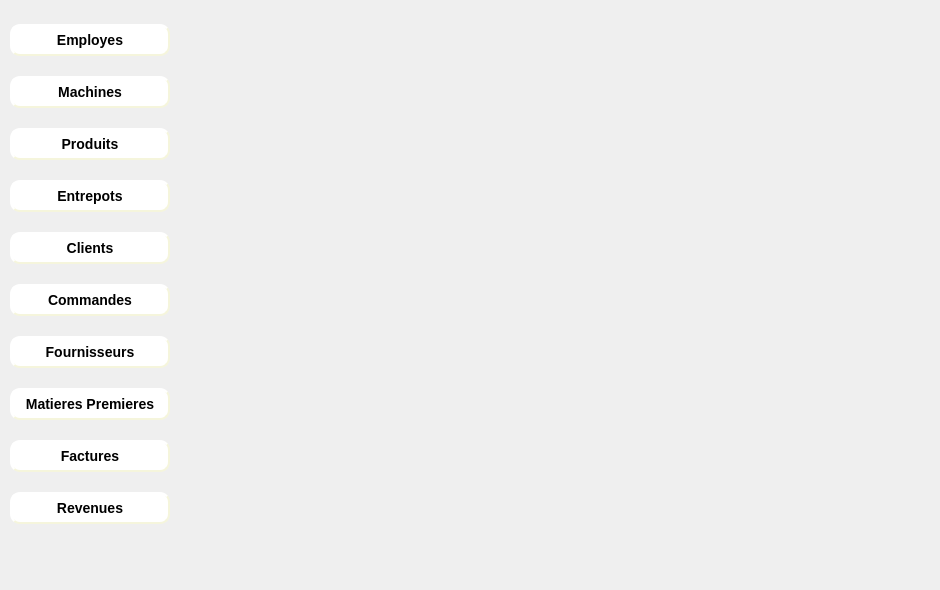
    <widget class="QWidget" name="page">
     <widget class="QLabel" name="label_2">
      <property name="geometry">
       <rect>
        <x>0</x>
        <y>0</y>
        <width>181</width>
        <height>581</height>
       </rect>
      </property>
      <property name="text">
       <string/>
      </property>
      <property name="pixmap">
       <pixmap>../Bouttons/fontFinal.jpg</pixmap>
      </property>
      <property name="scaledContents">
       <bool>true</bool>
      </property>
     </widget>
     <widget class="QLabel" name="label_3">
      <property name="geometry">
       <rect>
        <x>180</x>
        <y>0</y>
        <width>751</width>
        <height>571</height>
       </rect>
      </property>
      <property name="text">
       <string/>
      </property>
      <property name="pixmap">
       <pixmap>../Bouttons/bonhomme.jpg</pixmap>
      </property>
      <property name="scaledContents">
       <bool>true</bool>
      </property>
     </widget>
     <widget class="QWidget" name="verticalLayoutWidget">
      <property name="geometry">
       <rect>
        <x>10</x>
        <y>10</y>
        <width>160</width>
        <height>531</height>
       </rect>
      </property>
      <layout class="QVBoxLayout" name="verticalLayout">
       <item>
        <widget class="QPushButton" name="pushButton_employes">
         <property name="styleSheet">
          <string notr="true">#pushButton_employes
{
	border-color: beige;
border-style: outset;
  border-width: 2px;
  border-radius: 10px;
  font: bold 14px;
  min-width: 6em;
  padding: 6px;
background-color: rgb(255, 255, 255);
}
#pushButton_employes:hover
{
	border-color: blue;
}</string>
         </property>
         <property name="text">
          <string>Employes</string>
         </property>
        </widget>
       </item>
       <item>
        <widget class="QPushButton" name="pushButton_machines">
         <property name="styleSheet">
          <string notr="true">#pushButton_machines
{
	border-color: beige;
border-style: outset;
  border-width: 2px;
  border-radius: 10px;
  font: bold 14px;
  min-width: 6em;
  padding: 6px;
background-color: rgb(255, 255, 255);
}
#pushButton_machines:hover
{
	border-color: blue;
}</string>
         </property>
         <property name="text">
          <string>Machines</string>
         </property>
        </widget>
       </item>
       <item>
        <widget class="QPushButton" name="pushButton_produits">
         <property name="styleSheet">
          <string notr="true">#pushButton_produits
{
	border-color: beige;
border-style: outset;
  border-width: 2px;
  border-radius: 10px;
  font: bold 14px;
  min-width: 6em;
  padding: 6px;
background-color: rgb(255, 255, 255);
}
#pushButton_produits:hover
{
	border-color: blue;
}</string>
         </property>
         <property name="text">
          <string>Produits</string>
         </property>
        </widget>
       </item>
       <item>
        <widget class="QPushButton" name="pushButton_entrepots">
         <property name="styleSheet">
          <string notr="true">#pushButton_entrepots
{
	border-color: beige;
border-style: outset;
  border-width: 2px;
  border-radius: 10px;
  font: bold 14px;
  min-width: 6em;
  padding: 6px;
background-color: rgb(255, 255, 255);
}
#pushButton_entrepots:hover
{
	border-color: blue;
}</string>
         </property>
         <property name="text">
          <string>Entrepots</string>
         </property>
        </widget>
       </item>
       <item>
        <widget class="QPushButton" name="pushButton_clients">
         <property name="styleSheet">
          <string notr="true">#pushButton_clients
{
	border-color: beige;
border-style: outset;
  border-width: 2px;
  border-radius: 10px;
  font: bold 14px;
  min-width: 6em;
  padding: 6px;
background-color: rgb(255, 255, 255);
}
#pushButton_clients:hover
{
	border-color: blue;
}</string>
         </property>
         <property name="text">
          <string>Clients</string>
         </property>
        </widget>
       </item>
       <item>
        <widget class="QPushButton" name="pushButton_commandes">
         <property name="styleSheet">
          <string notr="true">#pushButton_commandes
{
	border-color: beige;
border-style: outset;
  border-width: 2px;
  border-radius: 10px;
  font: bold 14px;
  min-width: 6em;
  padding: 6px;
background-color: rgb(255, 255, 255);
}
#pushButton_commandes:hover
{
	border-color: blue;
}</string>
         </property>
         <property name="text">
          <string>Commandes</string>
         </property>
        </widget>
       </item>
       <item>
        <widget class="QPushButton" name="pushButton_fournisseurs">
         <property name="styleSheet">
          <string notr="true">#pushButton_fournisseurs
{
	border-color: beige;
border-style: outset;
  border-width: 2px;
  border-radius: 10px;
  font: bold 14px;
  min-width: 6em;
  padding: 6px;
background-color: rgb(255, 255, 255);
}
#pushButton_fournisseurs:hover
{
	border-color: blue;
}</string>
         </property>
         <property name="text">
          <string>Fournisseurs</string>
         </property>
        </widget>
       </item>
       <item>
        <widget class="QPushButton" name="pushButton_matieres">
         <property name="styleSheet">
          <string notr="true">#pushButton_matieres
{
	border-color: beige;
border-style: outset;
  border-width: 2px;
  border-radius: 10px;
  font: bold 14px;
  min-width: 6em;
  padding: 6px;
background-color: rgb(255, 255, 255);
}
#pushButton_matieres:hover
{
	border-color: blue;
}</string>
         </property>
         <property name="text">
          <string>Matieres Premieres</string>
         </property>
        </widget>
       </item>
       <item>
        <widget class="QPushButton" name="pushButton_factures">
         <property name="styleSheet">
          <string notr="true">#pushButton_factures
{
	border-color: beige;
border-style: outset;
  border-width: 2px;
  border-radius: 10px;
  font: bold 14px;
  min-width: 6em;
  padding: 6px;
background-color: rgb(255, 255, 255);
}
#pushButton_factures:hover
{
	border-color: blue;
}</string>
         </property>
         <property name="text">
          <string>Factures</string>
         </property>
        </widget>
       </item>
       <item>
        <widget class="QPushButton" name="pushButton_revenues">
         <property name="styleSheet">
          <string notr="true">#pushButton_revenues
{
	border-color: beige;
border-style: outset;
  border-width: 2px;
  border-radius: 10px;
  font: bold 14px;
  min-width: 6em;
  padding: 6px;
background-color: rgb(255, 255, 255);
}
#pushButton_revenues:hover
{
	border-color: blue;
}</string>
         </property>
         <property name="text">
          <string>Revenues</string>
         </property>
        </widget>
       </item>
      </layout>
     </widget>
    </widget>
